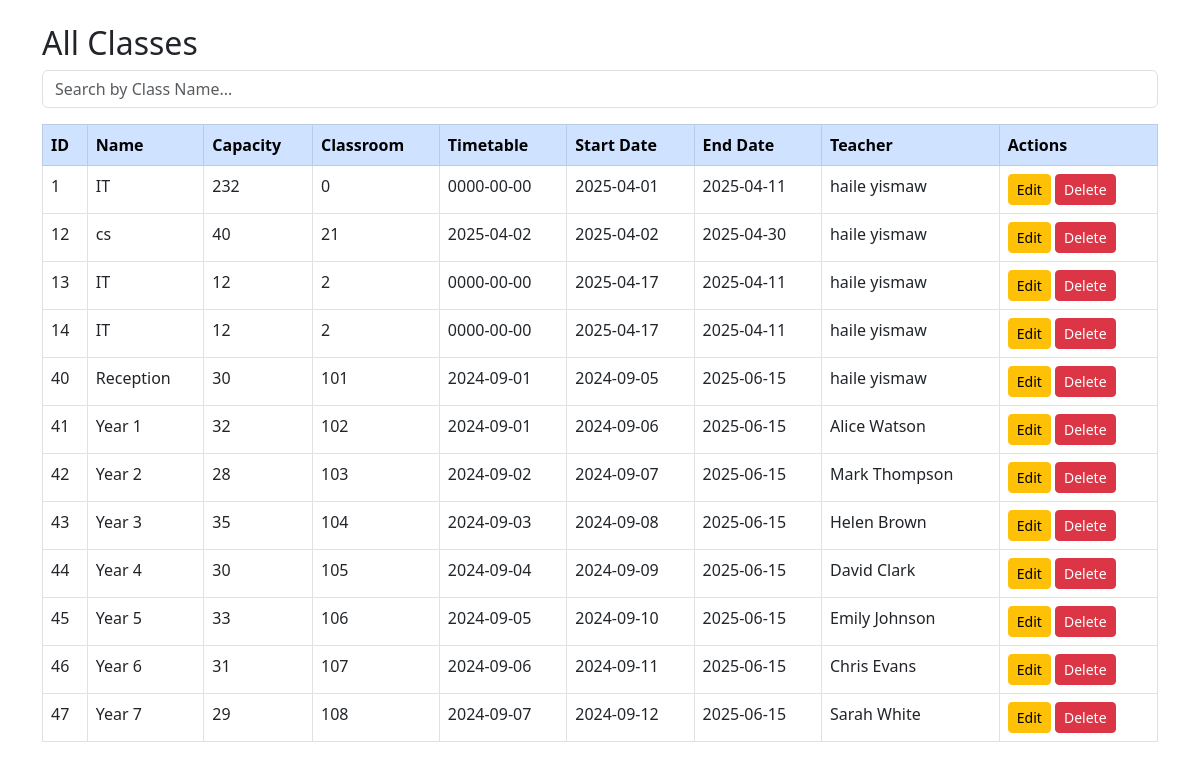
/classes.php, run on the app's committed database.
### tables this page shows
CREATE TABLE `class` (
  `Class_id` int(11) NOT NULL,
  `Name` varchar(50) DEFAULT NULL,
  `Capacity` int(11) DEFAULT NULL,
  `Classroom_Number` int(11) DEFAULT NULL,
  `Class_Timetable` date DEFAULT NULL,
  `Class_Start_Date` date DEFAULT NULL,
  `Class_End_Date` date DEFAULT NULL,
  `Teacher_id` int(11) DEFAULT NULL
);

CREATE TABLE `teacher` (
  `Teacher_id` int(11) NOT NULL,
  `First_name` varchar(50) NOT NULL,
  `Last_name` varchar(50) NOT NULL,
  `Date_of_Birth` date DEFAULT NULL,
  `Gender` varchar(10) DEFAULT NULL,
  `Subjects_Taught` text DEFAULT NULL,
  `Address` text NOT NULL,
  `Phone_number` varchar(15) NOT NULL,
  `Years_of_Experience` int(11) DEFAULT NULL,
  `Annual_salary` decimal(10,2) NOT NULL,
  `Background_Check` tinyint(1) NOT NULL
);

### classes.php (the view, shortened to what this page needs)
<?php include 'db.php'; ?>
<!DOCTYPE html>
<html lang="en">
<head>
  <link rel="stylesheet" href="https://cdn.jsdelivr.net/npm/bootstrap@5.3.0/dist/css/bootstrap.min.css">
</head>
<body>
<div class="container mt-4">
  <h2>All Classes</h2>
  <form method="GET" class="mb-3">
    <input type="text" name="search" class="form-control" placeholder="Search by Class Name..." value="<?= $_GET['search'] ?? '' ?>">
  </form>
  <table class="table table-bordered table-hover">
    <thead class="table-primary">
      <tr>
        <th>ID</th><th>Name</th><th>Capacity</th><th>Classroom</th><th>Timetable</th><th>Start Date</th><th>End Date</th><th>Teacher</th><th>Actions</th>
      </tr>
    </thead>
    <tbody>
<?php
$search = $_GET['search'] ?? '';
$query = "SELECT c.Class_id, c.Name, c.Capacity, c.Classroom_Number, c.Class_Timetable, c.Class_Start_Date, c.Class_End_Date, t.First_name, t.Last_name
          FROM class c
          JOIN teacher t ON c.Teacher_id = t.Teacher_id
          WHERE c.Name LIKE '%$search%'";
$result = $conn->query($query);
while ($row = $result->fetch_assoc()) {
  echo "<tr>
    <td>{$row['Class_id']}</td>
    <td>{$row['Name']}</td>
    <td>{$row['Capacity']}</td>
    <td>{$row['Classroom_Number']}</td>
    <td>{$row['Class_Timetable']}</td>
    <td>{$row['Class_Start_Date']}</td>
    <td>{$row['Class_End_Date']}</td>
    <td>{$row['First_name']} {$row['Last_name']}</td>
    <td>
      <a href='edit_class.php?id={$row['Class_id']}' class='btn btn-sm btn-warning'>Edit</a>
      <a href='delete_class.php?id={$row['Class_id']}' class='btn btn-sm btn-danger' onclick='return confirm(\"Delete?\")'>Delete</a>
    </td>
  </tr>";
}
?>
    </tbody>
  </table>
</div>
</body>
</html>

### data on the page
class: Class_id "1", Name "IT", Capacity "232", Classroom_Number "0", Class_Timetable "0000-00-00", Class_Start_Date "2025-04-01", Class_End_Date "2025-04-11", Teacher.First_name "haile", Teacher.Last_name "yismaw"
class: Class_id "12", Name "cs", Capacity "40", Classroom_Number "21", Class_Timetable "2025-04-02", Class_Start_Date "2025-04-02", Class_End_Date "2025-04-30", Teacher.First_name "haile", Teacher.Last_name "yismaw"
class: Class_id "13", Name "IT", Capacity "12", Classroom_Number "2", Class_Timetable "0000-00-00", Class_Start_Date "2025-04-17", Class_End_Date "2025-04-11", Teacher.First_name "haile", Teacher.Last_name "yismaw"
class: Class_id "14", Name "IT", Capacity "12", Classroom_Number "2", Class_Timetable "0000-00-00", Class_Start_Date "2025-04-17", Class_End_Date "2025-04-11", Teacher.First_name "haile", Teacher.Last_name "yismaw"
class: Class_id "40", Name "Reception", Capacity "30", Classroom_Number "101", Class_Timetable "2024-09-01", Class_Start_Date "2024-09-05", Class_End_Date "2025-06-15", Teacher.First_name "haile", Teacher.Last_name "yismaw"
class: Class_id "41", Name "Year 1", Capacity "32", Classroom_Number "102", Class_Timetable "2024-09-01", Class_Start_Date "2024-09-06", Class_End_Date "2025-06-15", Teacher.First_name "Alice", Teacher.Last_name "Watson"
class: Class_id "42", Name "Year 2", Capacity "28", Classroom_Number "103", Class_Timetable "2024-09-02", Class_Start_Date "2024-09-07", Class_End_Date "2025-06-15", Teacher.First_name "Mark", Teacher.Last_name "Thompson"
class: Class_id "43", Name "Year 3", Capacity "35", Classroom_Number "104", Class_Timetable "2024-09-03", Class_Start_Date "2024-09-08", Class_End_Date "2025-06-15", Teacher.First_name "Helen", Teacher.Last_name "Brown"
class: Class_id "44", Name "Year 4", Capacity "30", Classroom_Number "105", Class_Timetable "2024-09-04", Class_Start_Date "2024-09-09", Class_End_Date "2025-06-15", Teacher.First_name "David", Teacher.Last_name "Clark"
class: Class_id "45", Name "Year 5", Capacity "33", Classroom_Number "106", Class_Timetable "2024-09-05", Class_Start_Date "2024-09-10", Class_End_Date "2025-06-15", Teacher.First_name "Emily", Teacher.Last_name "Johnson"
class: Class_id "46", Name "Year 6", Capacity "31", Classroom_Number "107", Class_Timetable "2024-09-06", Class_Start_Date "2024-09-11", Class_End_Date "2025-06-15", Teacher.First_name "Chris", Teacher.Last_name "Evans"
class: Class_id "47", Name "Year 7", Capacity "29", Classroom_Number "108", Class_Timetable "2024-09-07", Class_Start_Date "2024-09-12", Class_End_Date "2025-06-15", Teacher.First_name "Sarah", Teacher.Last_name "White"
